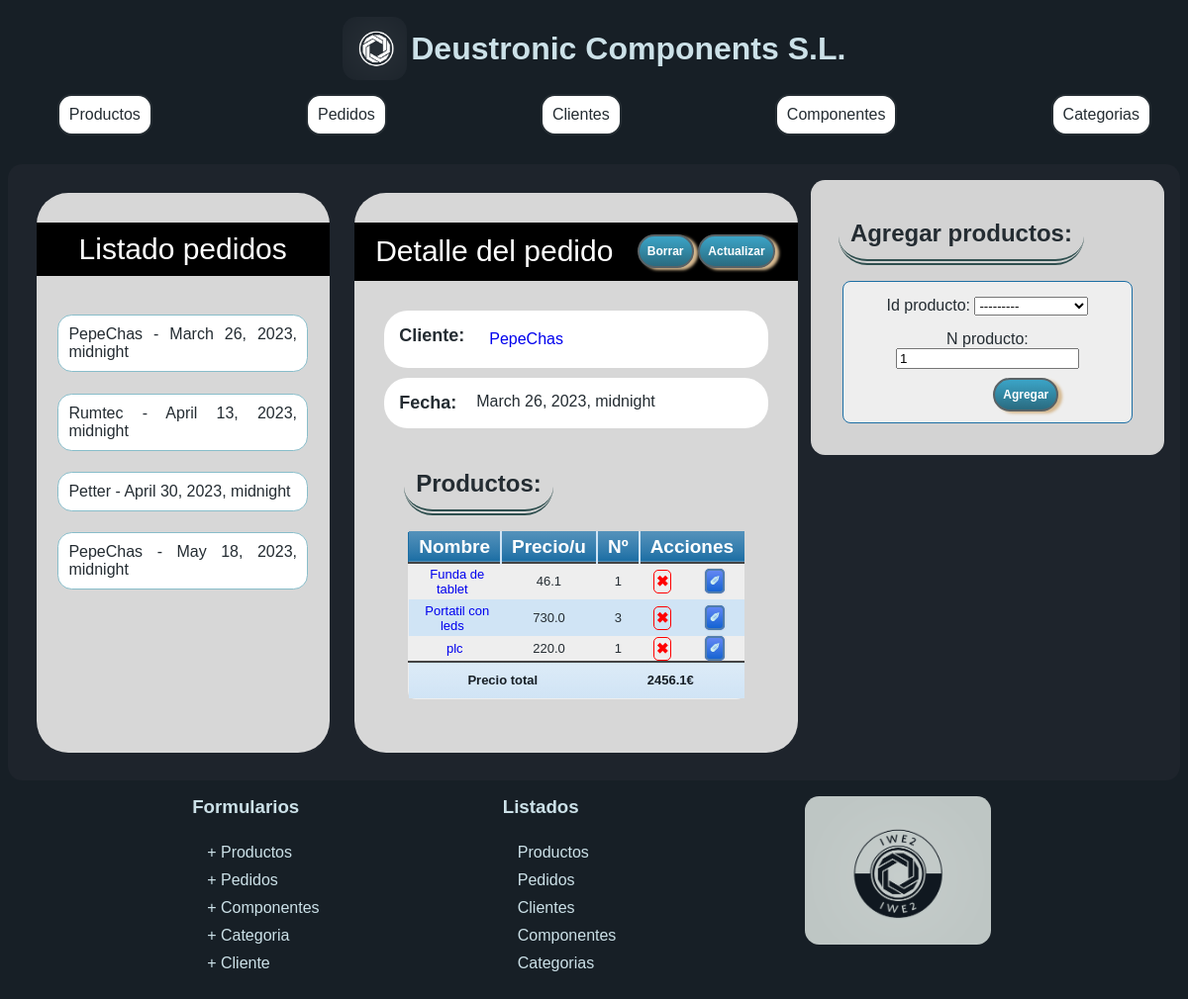
Before: /appProyecto/pedidos/2 with the older database file.
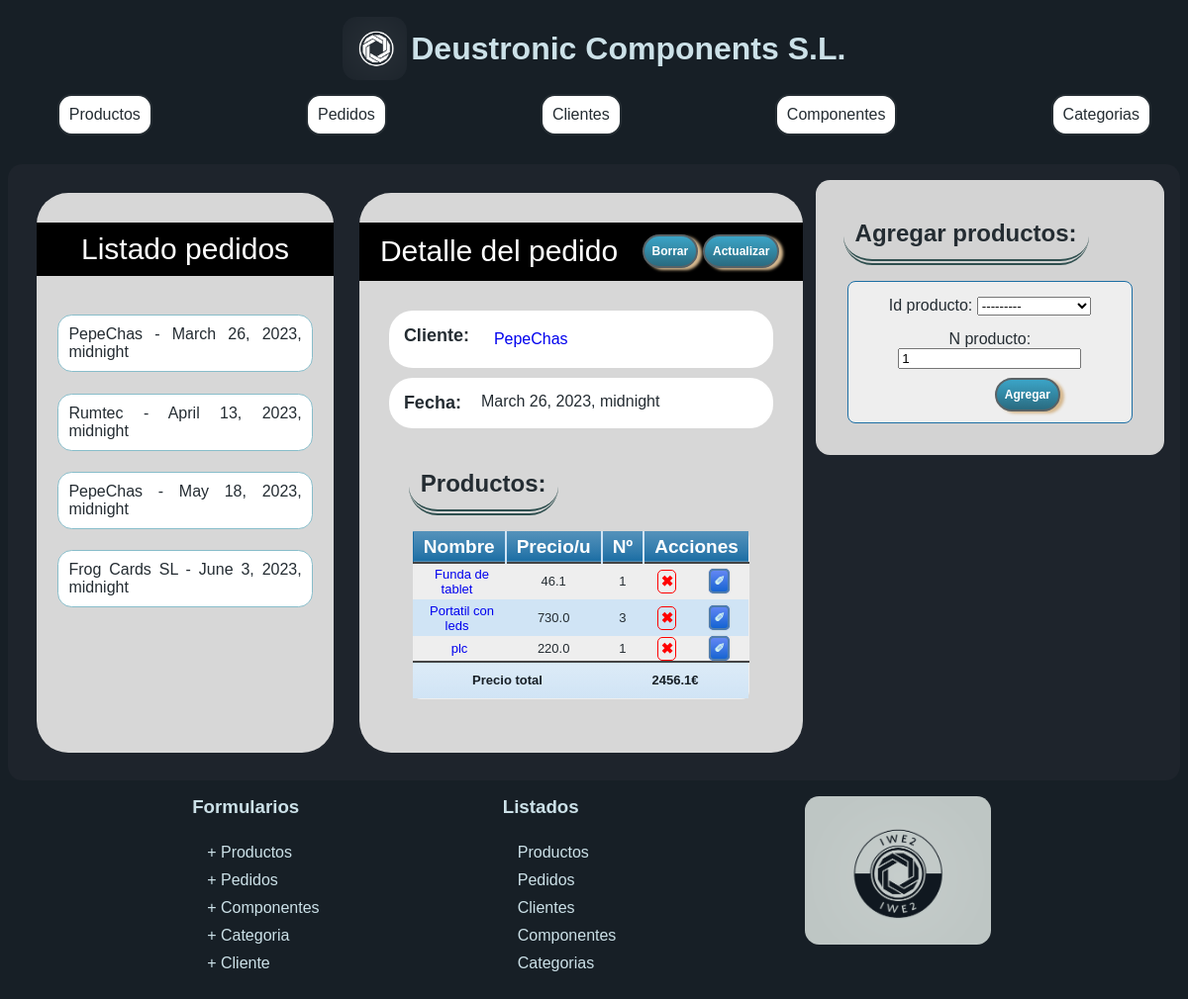
After: the same page with the newer database file.
### appProyecto/models.py (models this page shows, shortened)
class Pedido(models.Model):
    id_cliente = models.ForeignKey(Cliente, on_delete=models.CASCADE)
    fecha = models.DateTimeField('Fecha de creacion')
    precio = models.FloatField(default=0)
    producto = models.ManyToManyField(Producto, through="Cantidad")

class Cliente(models.Model):
    cif = models.CharField(max_length=100, unique=True)
    nombre = models.CharField(max_length=100)
    direccion = models.CharField(max_length=200)
    telefono = models.CharField(max_length=30)
    email = models.EmailField(max_length=200)
    def __str__(self):
        return self.nombre

class Cantidad(models.Model):
    id_producto = models.ForeignKey(Producto, on_delete=models.CASCADE)
    id_pedido = models.ForeignKey(Pedido, on_delete=models.CASCADE)
    n_producto = models.IntegerField(
        default=1,
        validators=[
            MinValueValidator(1)
        ]
     )
    def obtener_cantidad(self):
        return self.n_producto * self.id_producto.obtener_precio()
    class Meta:
        unique_together = (('id_producto', 'id_pedido'),)

class Producto(models.Model):
    precio = models.FloatField(
        default=0,
        validators=[
            MinValueValidator(0)
        ]
     )
    nombre = models.CharField(max_length=200)
    descripcion = models.CharField(max_length=1000)
    categoria = models.ForeignKey(Categoria, on_delete=models.CASCADE)
    componente = models.ManyToManyField(Componente, through="Elemento")
    def obtener_precio(self):
        return self.precio
    def __str__(self):
        return self.nombre

### appProyecto/views.py (the view, shortened to what this page needs)
# urls.py: path('pedidos/<int:pk>',  views.PedidoDetailView.as_view(),
class PedidoDetailView(DetailView):
    model = Pedido
    def get_context_data(self, **kwargs):
        context = super().get_context_data(**kwargs)
        context['cantidades'] = self.object.cantidad_set.all()
        context['listaTodos'] = Pedido.objects.all()
        context['form'] = CantidadForm(
            initial={'id_pedido': self.object},
            pedido=self.object
        )
        total = 0
        for c in context['cantidades']:
            total = round( total + c.obtener_cantidad(), 2)
        self.object.precio = total
        self.object.save()
        context['precioTotal'] = total
        return context

### appProyecto/forms.py
class CantidadForm(forms.ModelForm):
    class Meta:
        model = Cantidad
        fields = ['id_producto', 'n_producto',]
    def __init__(self, *args, **kwargs):
        pedido = kwargs.pop('pedido', None)
        super().__init__(*args, **kwargs)
        if pedido:
            productos_en_pedido = pedido.producto.all()
            self.fields['id_producto'].queryset = Producto.objects.exclude(
                id__in=productos_en_pedido
            )

### appProyecto/templates/appProyecto/pedido_detail.html (shortened to what this page needs)
{% extends "detalle.html" %} {% load static %}  {% block elemListado %} pedidos
{%endblock %} {% block urlElemento %}
<a href="{% url 'detalle pedido' p.pk %}">
  <li>{{ p.id_cliente }} - {{ p.fecha }}</li>
</a>
{% endblock %} {% block detalle %}
<div class="tituloProducto">
  Detalle del pedido
  <div class="barraBtn">
    <a href="/appProyecto/pedidos/{{pedido.id}}/delete/" class="button">
      Borrar</a
    >
    <a href="/appProyecto/pedidos/{{pedido.id}}/update/" class="button">
      Actualizar</a
    >
  </div>
</div>
<div class="datosProducto">
  <div class="propiedadProducto">
    <div class="tituloPropiedad">Cliente:</div>
    <a href="{% url 'detalle cliente' pedido.id_cliente.id %}">
      {{ pedido.id_cliente.nombre}}
    </a>
  </div>
  <div class="propiedadProducto">
    <div class="tituloPropiedad">Fecha:</div>
    {{ pedido.fecha}}
  </div>
  {% if cantidades %}
  <div class="contenedorComponentes">
    <div class="elementoComponente">
      <h2>Productos:</h2>
      <table class="blueTable">
        <thead>
          <tr>
            <th>Nombre</th>
            <th>Precio/u</th>
            <th>Nº</th>
            <th colspan="2">Acciones</th>
          </tr>
        </thead>
        <tbody>
          {% for cantidad in cantidades %}
          <tr>
            <td>
              <a href="{% url 'detalle producto' cantidad.id_producto.pk %}">
                {{ cantidad.id_producto.nombre }}
              </a>
            </td>
            <td>{{ cantidad.id_producto.precio }}</td>
            <td>{{ cantidad.n_producto }}</td>
            <td>
              <a
                href="{% url 'borrar cantidad' cantidad.pk %}"
                class="buttonBorrar"
              >
                ✖</a
              >
            </td>
            <td>
              <a
                class="buttonAccion"
                href="{% url 'actualizar cantidad' cantidad.pk %}"
              >
                ✐
              </a>
            </td>
          </tr>
          {% endfor %}
        </tbody>
        <tfoot>
          <tr>
            <td colspan="2">Precio total</td>
            <td colspan="3">{{precioTotal}}€</td>
          </tr>
        </tfoot>
      </table>
      {% else %}
      <div class="tituloPropiedad">
        NO EXISTE NINGUN PRODUCTO EN ESTE PEDIDO
      </div>
      {% endif %}
    </div>
  </div>
</div>
{% endblock %}
{% block accion %}
<div class="elementoComponente">
  <h2>Agregar productos:</h2>
  <form class="cuadroFormularios" method="post">
    {% csrf_token %} {{ form.errors }} {{ form.as_p }}
    <p id="informacionCantidad"></p>
    <button type="submit" class="botonAgregar">Agregar</button>
  </form>
</div>
{% endblock %}

### appProyecto/templates/detalle.html (shortened to what this page needs)
{% extends "base.html" %} {% block titulo %} Detalle {%endblock %}
{% block contenido %}
<div class="contenedorPrincipal">
  <section class="navegadorProductos">
    <div class="tituloNavegadorProductos">
      Listado {% block elemListado %} {% endblock %}
    </div>
    <div class="listaProductos">
      <ul>
        {% for p in listaTodos %} {% block urlElemento %} {% endblock %}
        {% endfor %}
      </ul>
    </div>
  </section>
  <div class="descripcionProducto">{% block detalle %} {% endblock %}</div>
  <div class="cuadroInformacion">{% block accion %} {% endblock %}</div>
  {% endblock %}

### appProyecto/templates/base.html (shortened to what this page needs)
{% load static %}
<!DOCTYPE html>
<html lang="en">
  <head>
    <link rel="stylesheet" href="{% static 'css/estilos.css' %}" />
  </head>
  <body>
    <header class="cabeceraflex">
      <a href="{% url 'inicio'%}" class="logoCabecera enlacesClaros">
        <div class="cabecera">
          <img src="{% static 'imagenes/miniLogo.png' %}" style="height: 4em" />
          <h1 style="text-decoration: none; margin: 0px; display: inline-block">
            Deustronic Components S.L.
          </h1>
        </div>
      </a>
      <div class="cabecera">
        <nav class="menu">
          <a class="enlace" href="{% url 'lista productos'  %}">Productos</a>
          <a class="enlace" href="{% url 'lista pedidos'  %}">Pedidos</a>
          <a class="enlace" href="{% url 'lista clientes'  %}">Clientes</a>
          <a class="enlace" href="{% url 'lista componentes'  %}"
            >Componentes</a
          >
          <a class="enlace" href="{% url 'lista categorias'  %}">Categorias</a>
        </nav>
      </div>
    </header>
    <main>{% block contenido %}{% endblock %}</main>
    <footer class="flexFila">
      <div class="sociales-footer">
        <h3>Formularios</h3>
        <ul class="linksFooter">
          <li class="iconosRedes">
            <a
              class="LinkIiconosRedes enlacesClaros"
              href="{% url 'crear producto'  %}"
              ><span>+ Productos</span></a
            >
          </li>
          <li class="iconosRedes">
            <a
              class="LinkIiconosRedes enlacesClaros"
              href="{% url 'crear pedido'  %}"
              ><span>+ Pedidos</span></a
            >
          </li>
          <li class="iconosRedes">
            <a
              class="LinkIiconosRedes enlacesClaros"
              href="{% url 'crear componente'  %}"
              ><span>+ Componentes</span></a
            >
          </li>
          <li class="iconosRedes">
            <a
              class="LinkIiconosRedes enlacesClaros"
              href="{% url 'crear categoria'  %}"
              ><span>+ Categoria</span>
            </a>
          </li>
          <li class="iconosRedes">
            <a
              class="LinkIiconosRedes enlacesClaros"
              href="{% url 'crear cliente'  %}"
            >
              <span>+ Cliente</span>
            </a>
          </li>
        </ul>
      </div>
      <div class="sociales-footer">
        <h3>Listados</h3>
        <ul class="linksFooter">
          <li class="iconosRedes">
            <a
              class="LinkIiconosRedes enlacesClaros"
              href="{% url 'lista productos'  %}"
              ><span>Productos</span></a
            >
          </li>
          <li class="iconosRedes">
            <a
              class="LinkIiconosRedes enlacesClaros"
              href="{% url 'lista pedidos'  %}"
              ><span>Pedidos</span></a
            >
          </li>
          <li class="iconosRedes">
            <a
              class="LinkIiconosRedes enlacesClaros"
              href="{% url 'lista clientes'  %}"
              ><span>Clientes</span></a
            >
          </li>
          <li class="iconosRedes">
            <a
              class="LinkIiconosRedes enlacesClaros"
              href="{% url 'lista componentes'  %}"
              ><span>Componentes</span></a
            >
          </li>
          <li class="iconosRedes">
            <a
              class="LinkIiconosRedes enlacesClaros"
              href="{% url 'lista categorias'  %}"
              >Categorias</a
            >
          </li>
        </ul>
      </div>
      <div id="cuadroFooterLogo" class="sociales-footer">
        <a class="enlacesClaros" href="{% url 'inicio'%}"
          ><img
            id="logoCompleto"
            src="{% static 'imagenes/logoCompleto.png' %}"
            alt="logo completo"
          />
        </a>
      </div>
    </footer>
  </body>
</html>

Changed rows visible on the page:
removed Pedido: id_cliente "Petter", fecha "April 30, 2023, midnight"
added Pedido: id_cliente "Frog Cards SL", fecha "June 3, 2023, midnight"
